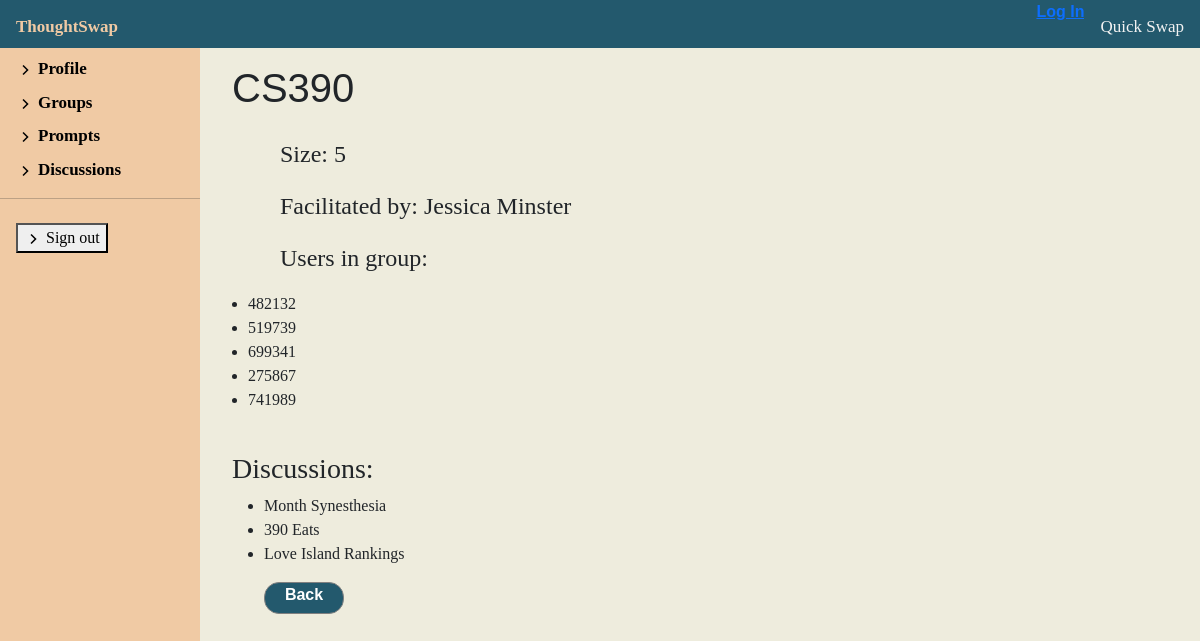
/discussion/1/view-group/CS390, run on the app's committed database.
### discussion/models.py (models this page shows, shortened)
class Group(models.Model):
    facilitator = models.ForeignKey(
        'Facilitator', on_delete=models.SET_NULL, null=True)
    name = models.CharField(max_length=100, null=False, blank=False, default='Group')
    size = models.IntegerField(null=False, blank=False, default=0)

class Facilitator(models.Model):
    id = models.AutoField(primary_key=True)
    first_name = models.CharField(max_length=100, null=True, blank=True)
    last_name = models.CharField(max_length=100, null=True, blank=True)
    username = models.CharField(
        max_length=100, unique=True, null=False, blank=False, default='username')
    def __str__(self):
        return f'{self.first_name} {self.last_name}'
    class Meta:
        permissions = (("can_create_groups", "Create Groups"),)

class Participant(models.Model):
    username = models.CharField(
        max_length=100, null=False, blank=False)  # This is the anonymous username given to the participant
    group = models.ForeignKey('Group', on_delete=models.SET_NULL, null=True)
    def __str__(self):
        return f'{self.username}'

class Discussion(models.Model):
    code = models.IntegerField(default=0, null=False, blank=False)
    name = models.CharField(max_length=200, default='Discussion')
    group = models.ForeignKey('Group', on_delete=models.SET_NULL, null=True)
    def __str__(self):
        return self.name

### discussion/views.py (the view)
# urls.py: path('<int:pk>/view-group/<str:name>', views.GroupView.as_view(), name='view-group'),
class GroupView(CreateView):
    model = Facilitator
    form_class = GroupModelForm
    template_name = 'discussion/profile/group_detail.html'
    def get_context_data(self, **kwargs):
        context = super(GroupView,
                        self).get_context_data(**kwargs)
        context['facilitator'] = Facilitator.objects.get(
            pk=self.kwargs['pk'])
        context['group'] = get_object_or_404(Group, name=self.kwargs['name'])
        return context

### discussion/templates/discussion/profile/group_detail.html
{% extends "discussion/profile/facilitator_profile.html" %}
{% block profileContent %}
<div class="facilitator-profile">
    <h1 class="discussion-header">{{ group.name }}</h1>
    <div class="group-bio">
        <p>Size: {{ group.size }}</p>
        <p>Facilitated by: {{ group.facilitator }}</p>
        <p>Users in group:</p>
        <ul>
            {% for user in group.participant_set.all %}
            <li>{{ user }}</li>
            {% endfor %}
        </ul>
    </div>
    <div class="group-info" id="create-prompt">
        <h3>Discussions: </h3>
        <ul>
            {% for discussion in group.discussion_set.all %}
            {% if discussion.group.name == group.name %}
            <li>{{ discussion }}</li>
            {% endif %}
            {% endfor %}
        </ul>
    </div>
    <a class="back-btn" href="{% url 'facilitator-groups' pk=facilitator.pk %}"> Back</a>
</div>
{% endblock %}

### discussion/static/css/styles.css (style rules this page uses)
.facilitator-profile { width: 100%; margin-left: 1em; }
.discussion-header { padding: 1rem; }
.group-bio { padding-bottom: 0.5rem; }
.group-bio>p { margin-left: 4rem; font-size: 24px; }
.group-info { margin: 1rem; }
#create-prompt { display: block; }
body { background: #eeecdd; margin: 0; }
h1 { font-family: Arial Black, verdana, sans-serif; }
a { font-family: arial; font-weight: bold; }
p, div, span { font-family: Georgia, 'Times New Roman', Times, serif; }
.back-btn { background-color: #23596d; border: solid 1px grey; border-radius: 15px; width: 5rem; margin: 0rem 1rem 2rem 3rem; height: 2rem; color: white; font-size: medium; font-family: Arial, Helvetica, sans-serif; font-weight: bold; display: inline-block; text-align: center; text-decoration: none; }

### data on the page
Group: name "CS390", size "5", facilitator "Jessica Minster"
Participant: username "482132"
Participant: username "519739"
Participant: username "699341"
Participant: username "275867"
Participant: username "741989"
Discussion: name "Month Synesthesia"
Discussion: name "390 Eats"
Discussion: name "Love Island Rankings"
